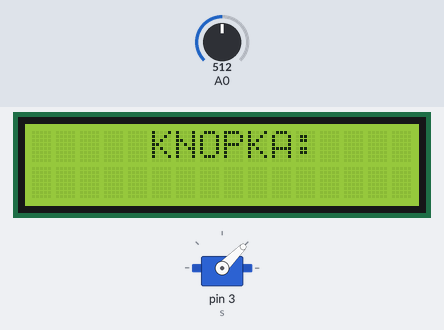
This sketch was run on a simulated Arduino Uno, built with avr-gcc and run on an emulated ATmega328P. Shown: servo, 16×2 character LCD. The inputs (shaded band) are chosen by the test bench; at power-on: A0 = 512.

Above: at 1.2 s.
1.3 s: A0 set to 783
At 1.71 s:
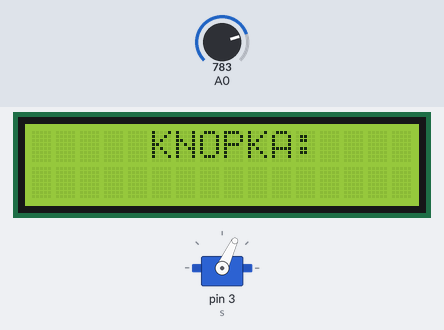
5.4 s: A0 set to 812
At 8.0 s:
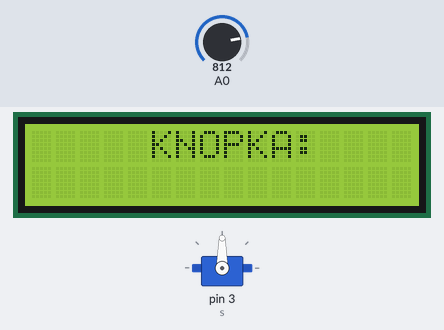
8.4 s: A0 set to 790
At 8.55 s:
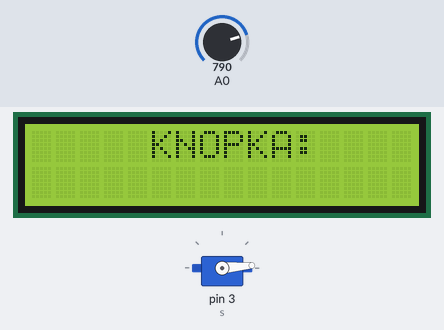
Timing chart, 0 to 17.4 s (numbered marks = the images above; inputs shaded):
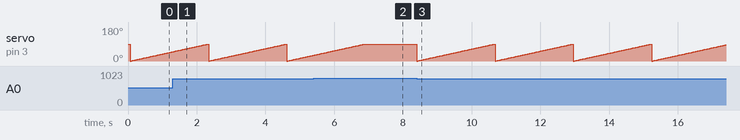

Measured:
- the behaviour switches between 799 and 800 on A0 (found by bisection; images 1 and 2)
- after the input at 5.4 s, servo on pin 3 (s): goes on until 6.9 s, then stays 90°
- after the input at 8.4 s, servo on pin 3 (s): ramps from 0° to 90° and jumps back, once every 2.3 s
- by itself, servo on pin 3 (s): ramps from 0° to 90° and jumps back, once every 2.3 s

The sketch:

SERVO_BUTTON1.ino
```cpp
#include <LiquidCrystal.h> // подключаем библиотеку
#include <Servo.h>
LiquidCrystal lcd(8, 9, 4, 5, 6, 7); // пины подключенные к контактам жк
Servo s;

// директива, даем название кнопкам
#define B_SELECT 5
#define B_NONE 10

int detectButton() {
  int keyAnalog =  analogRead(A0);  // аналоговое чтение с A0
 if (keyAnalog < 800) {
    return B_SELECT;
  } else {
    // все остальные значения до 1023 будут означать, что нажатий не было
    return B_NONE;
  }
}
void servo1(int servo1){
  int a=0;
  for(a=0;a<=90;a++)
  {
    s.write(a);
    delay(25);
  }
}

void setup() {
  s.attach(3);
  Serial.begin(9600);
  lcd.begin(16, 2);
  lcd.setCursor(5,0);
  lcd.print("KNOPKA:");
}

void loop() {
  int button = detectButton();


  switch (button) {
    case B_SELECT:
      servo1(1);
      break;
    default:
      break;
  }
}
```
